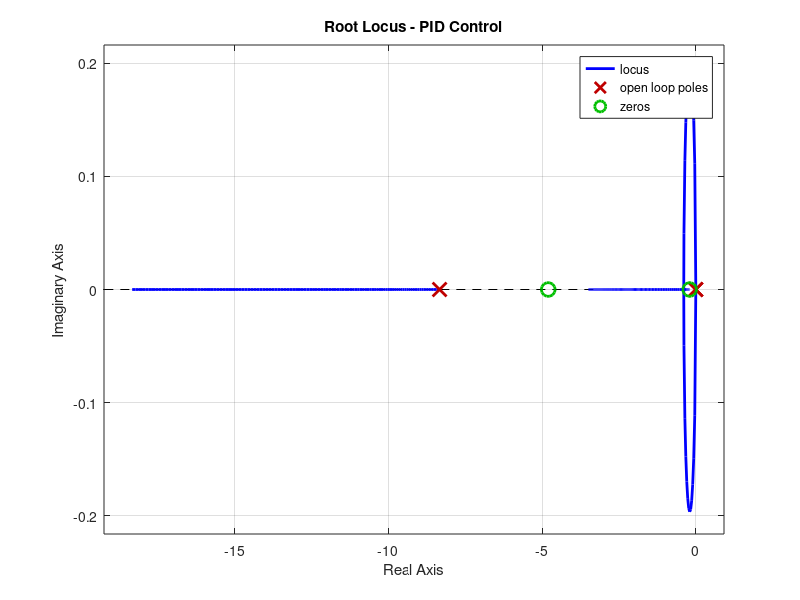

Reproduce this figure in MATLAB. (Note: this script raises an error after producing the figure.)
s = tf('s');

K =  605/12;
T = 0.12;

G = 12*K/(s*(T*s+1));

C = ((s+4.8)*(s+0.2))/s;

rlocus(G*C)
title('Root Locus - PID Control')
sgrid(.5, 0)
sigrid(100)

%%

[k,p]=rlocfind(G*C)

%%



P = 5;
I = 1;
D = 1;

syms x;
sol = solve(P*x+I+D*x^2==0,x)

sol = double(sol)

z1 = -sol(1);
z2 = -sol(2);
%%
C = (P*s+I+D*s^2)/s

%%
C = ((s+z1)*(s+z2))/s

%%
G = 12*K/(s*(T*s+1));

figure(2)
Ts = feedback(G*C*k,1);

step(Ts,10)